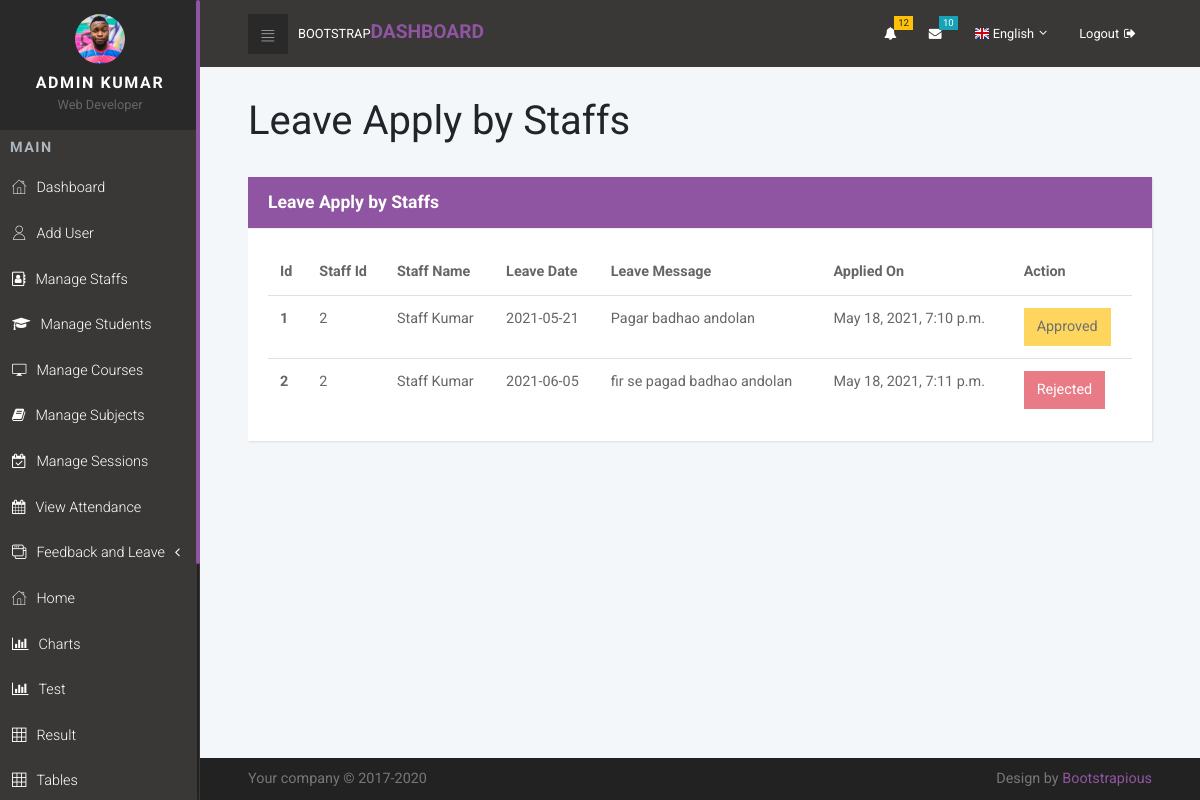
The app's page /staff_leave/ (signed in), older data.
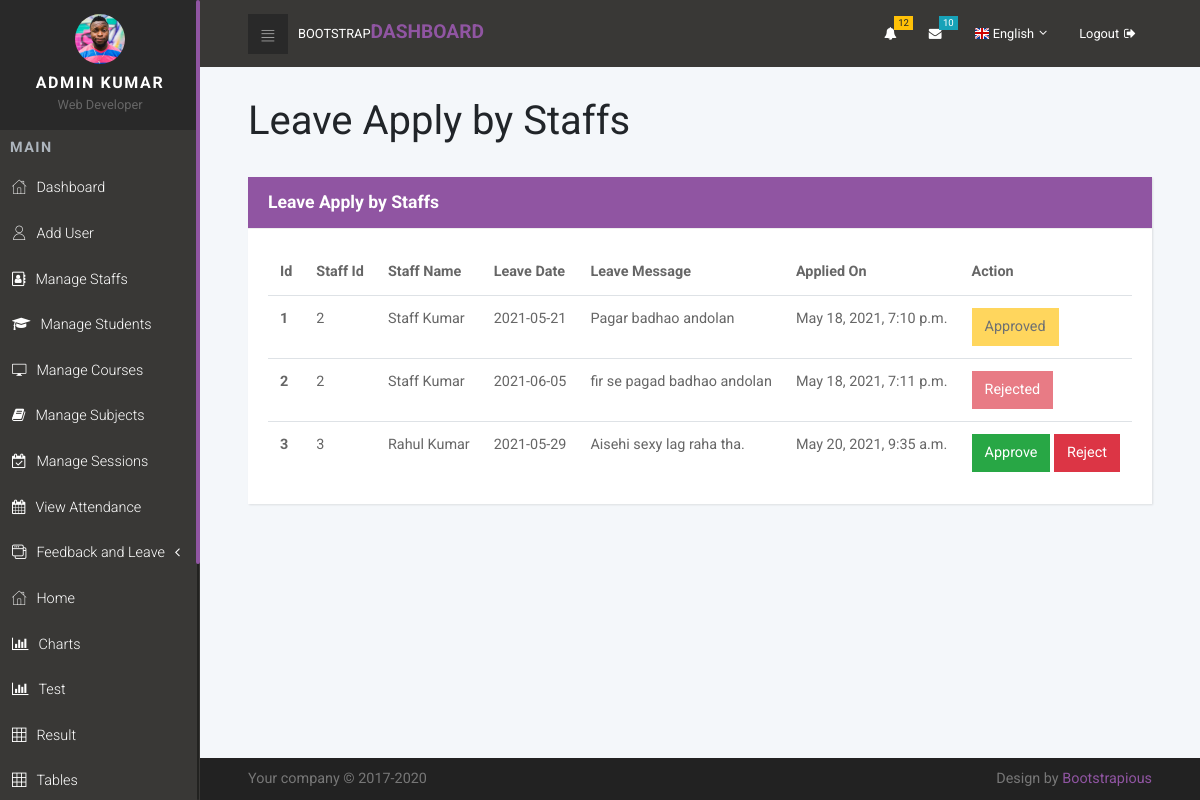
The same page, newer data.
### sms_app/models.py (models this page shows, shortened)
class Staff_Leave(models.Model):
    id = models.AutoField(primary_key=True)
    staff_id = models.ForeignKey(Staff, on_delete=models.CASCADE)
    leave_date = models.CharField(max_length=50)
    message = models.TextField()
    date_created = models.DateTimeField( auto_now_add=True )
    date_updated = models.DateTimeField( auto_now=True )
    status = models.IntegerField(default=0, validators=[MaxValueValidator(2), MinValueValidator(0)])

class Staff(models.Model):
    id = models.AutoField(primary_key = True)
    user = models.OneToOneField(User, on_delete = models.CASCADE)
    profile_pic = models.ImageField(default = "", null = True, blank = True)
    address = models.TextField(null = True)
    date_joined = models.DateField(auto_now_add = True)
    last_login = models.DateField(auto_now = True)

### accounts/decorators.py (the view, shortened to what this page needs)
        def wrapper_func(request, *args, **kwargs):
            group = None
            if request.user.groups.exists():
                group = request.user.groups.all()[0].name
            if group in allowed_roles:
                return view_func(request, *args, **kwargs)

### sms_app/HODviews.py (called while the page is built)
@login_required
@allowed_users(allowed_roles=['hod'])
def staff_leave_view(request):
    leaves = Staff_Leave.objects.all()
    context = {
        'leaves': leaves
    }
    return render(request, 'HOD/staff_leave.html', context)

### templates/HOD/staff_leave.html (shortened to what this page needs)
{% extends 'HOD/base.html' %}
{% load static %}
{% block content %}
<section>
    <div class="container-fluid">
        <header style="margin-bottom: -30px;">
            <h1 class="h3 display" style="font-size: 40px;">Leave Apply by Staffs</h1><br>
        </header>
        <div class="row">
            <div class="col-lg-12">
              <div class="card">
                <div class="card-header back_color">
                    <h4 class="card-title ">Leave Apply by Staffs</h4>
                </div>
                <div class="card-body">
                  <div class="table-responsive">
                    <table class="table">
                      <thead>
                        <tr>
                          <th>Id</th>
                          <th>Staff Id</th>
                          <th>Staff Name</th>
                          <th>Leave Date</th>
                          <th>Leave Message</th>
                          <th>Applied On</th>
                          <th>Action</th>
                        </tr>
                      </thead>
                      <tbody>
                        {% for leave in leaves %}
                        <tr>
                          <th scope="row">{{leave.id}}</th>
                          <td>{{leave.staff_id.id}}</td>
                          <td>{{leave.staff_id.user.first_name}} {{leave.staff_id.user.last_name}}</td>
                          <td>{{leave.leave_date}}</td>
                          <td>{{leave.message}}</td>
                          <td>{{leave.date_created}}</td>
                          <td>
                            {% if leave.status == 0 %}
                            <a href="{% url 'staff_leave_approve' leave.id %}" class="btn btn-success">Approve</a>
                            <a href="{% url 'staff_leave_reject' leave.id %}" class="btn btn-danger">Reject</a>
                            {% elif leave.status == 1 %}
                            <button class="btn btn-warning" style="cursor: not-allowed;"  disabled>Approved</button>
                            {% else %}
                            <button class="btn btn-danger" style="cursor: not-allowed;"  disabled>Rejected</button>
                            {% endif %}
                          </td>
                        </tr>
                        {% endfor %}
                      </tbody>
                    </table>
                  </div>
                </div>
              </div>
            </div>
        </div>
    </div>
</section>
{% endblock %}

Row changes from the older to the newer data that the page shows:
added Staff_Leave: id "3", staff_id.id "3", staff_id.user.first_name "Rahul", staff_id.user.last_name "Kumar", leave_date "2021-05-29", message "Aisehi sexy lag raha tha.", date_created "May 20, 2021, 9:35 a.m.", status "Approve"
